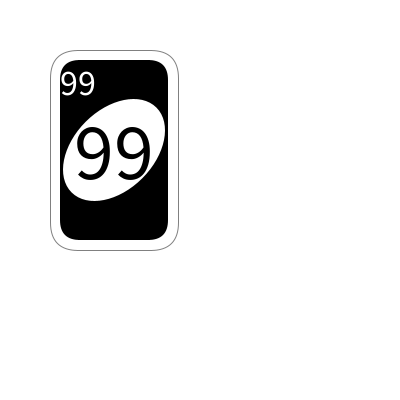
Frame 1 (no input)
Frame 60 (the mouse pressed at the canvas centre just before this capture): identical to frame 1, image omitted
Frame 120 (the mouse held since frame 60 and released just before this capture): identical to frame 1, image omitted

The Processing sketch that drew this single still picture (run headless with seeded random() and noise(); from frame 60 on, the mouse is pressed at the canvas centre):

// Processing sketch: sketch_10160102_04_1
// ── sketch_10160102_04_1.pde
void setup(){
  size(400,400);
  myShuffle();
}
void myShuffle(){
  for(int i=0; i<8; i++){
    for(int j=0; j<11; j++){
      cardN[i*11+j] = j;
      cardC[i*11+j] = C[i%4];
    }
  }
  for(int i=0;i<1000;i++){
    int a =int (random(88)),b= int(random(88));
    int temp = cardN[a];
    cardN[a] = cardN[b];
    cardN[b] = temp;
    temp = cardC[a];
    cardC[a] = cardC[b];
    cardC[b] = temp;
  }
}
//int[][]card = new int[8][11];
int [] cardN = new int[88];///存放卡片的數字n
int [] cardC = new int[88];///存放卡片的顏色
color [] C = { #FF5555, #FFAA00, #55AA55, #5555FF};
void draw(){
 background(255);
 if(mousePressed && mouseButton == RIGHT){///按右鍵時作弊看牌
    for(int i=0; i<8; i++){
      for(int j=0; j<11; j++){
      drawCard( j*32, i*50, cardC[i*11+j],cardN[i*11+j], 32);
      }
    }
  }else drawCard( 50, 50, #000000, 99, 128);///get card here
  for(int i=0; i<myCard; i++){////
    drawCard(430+40*i,50, cardC[i], cardN[i], 128);///
  }
}
int myCard=0;
void mousePressed(){//////按左鍵時，發牌
  if(mouseButton==LEFT)myCard++;
}
void drawCard(int x,int y,color c,int n,int w){
  float s=w/32.0;///縮放倍率scale////
  stroke(128);
  fill(255);
  rect( x, y, 32*s, 50*s, 7*s);
  noStroke();
  fill(c);
  rect( x+2.5*s, y+2.5*s, 32*s-5*s, 50*s-5*s,5*s);
  
  pushMatrix();
  fill(255);
  translate(x+16*s,y+25*s);//移動
  rotate(radians(45));///轉45度
  ellipse(0,0,20*s,30*s);///STEP 1畫橢圓
  popMatrix();
  
  textAlign(CENTER,CENTER);//將對齊點移到字的正中間
  textSize(9*s);
  text( ""+n, x+7*s, y+8*s);///畫左上角的字//文字的中心點對齊點在左下角
  
  textSize(20*s);//畫中間字
  fill(c);//設定中間字的顏色
  text( ""+n, x+16*s, y+25*s);
}
